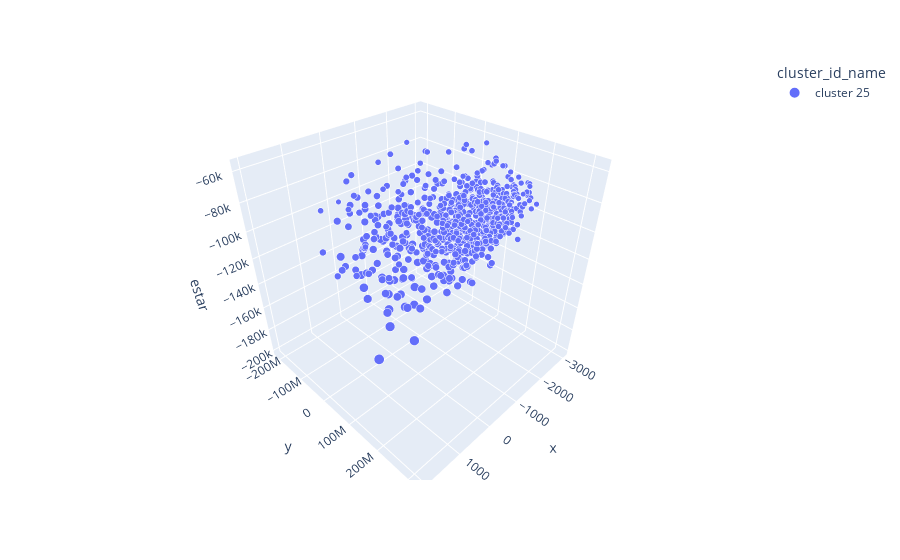

Write notebook code for a chart like this one.
### Code cell
df_select = df.loc[df['cluster_id']==25].copy()
fig = px.scatter_3d(df_select, x=(df_select['jzstar']-df_select['jrstar']), y=df_select['jphistar']*df_select['estar']**1, z=df_select['estar'],
              color='cluster_id_name', size=np.abs(df_select['estar']), opacity=1, size_max=10)
fig.show()

### Figure 1 — Plotly figure (JSON) as saved in the notebook; plotly's stock layout.template omitted (floating-point values rounded to 4 significant figures; data arrays with more than 128 entries replaced by an {"elided": "..."} marker saying what was removed)
{"data": [{"hovertemplate": "cluster_id_name=cluster 25<br>x=%{x}<br>y=%{y}<br>estar=%{z}<br>size=%{marker.size}<extra></extra>", "legendgroup": "cluster 25", "marker": {"color": "#636efa", "opacity": 1, "size": {"elided": "752 float values"}, "sizemode": "area", "sizeref": 1996.0, "symbol": "circle"}, "mode": "markers", "name": "cluster 25", "scene": "scene", "showlegend": true, "type": "scatter3d", "x": {"elided": "752 float values"}, "y": {"elided": "752 float values"}, "z": {"elided": "752 float values"}}], "layout": {"legend": {"itemsizing": "constant", "title": {"text": "cluster_id_name"}, "tracegroupgap": 0}, "margin": {"t": 60}, "scene": {"domain": {"x": [0, 1], "y": [0, 1]}, "xaxis": {"title": {"text": "x"}}, "yaxis": {"title": {"text": "y"}}, "zaxis": {"title": {"text": "estar"}}}}}
